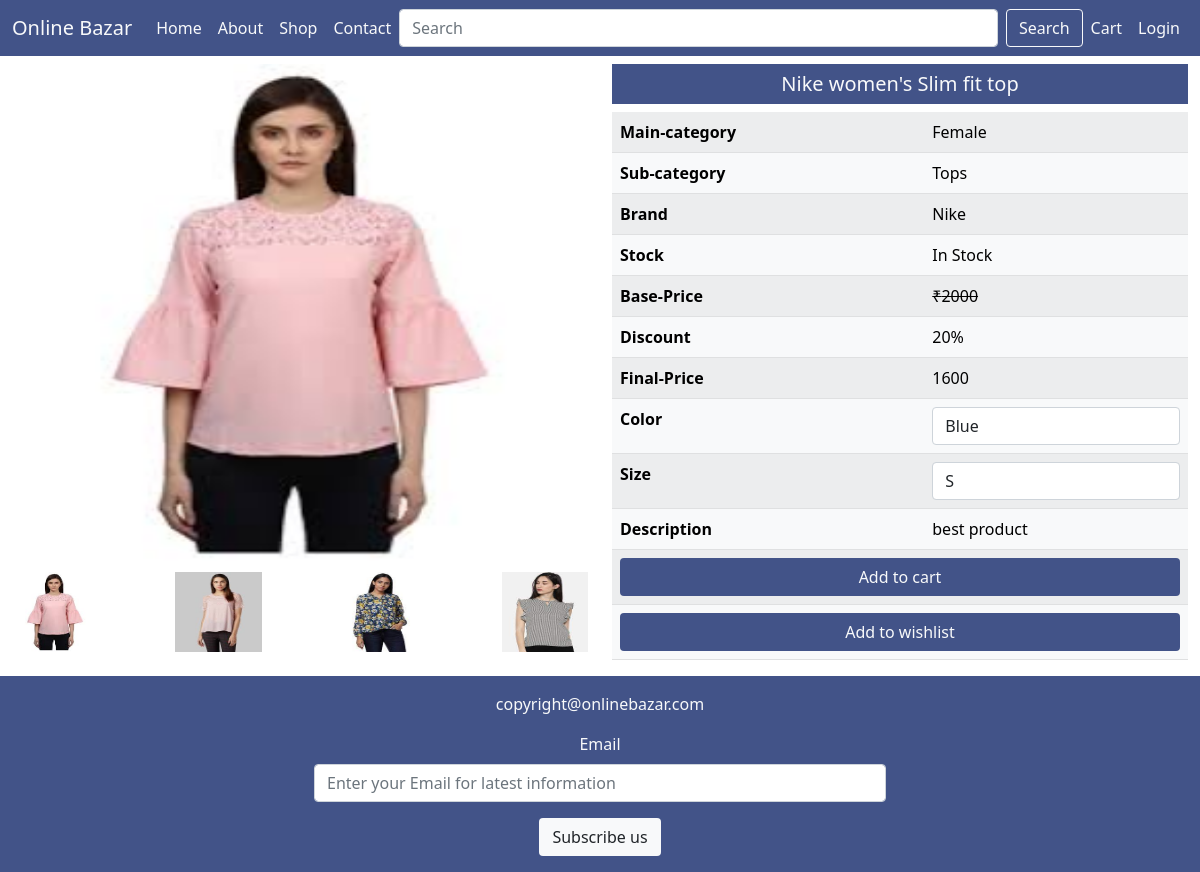
Page /single-product-page/8/ on the committed database.
### mainApp/models.py (models this page shows, shortened)
class Product(models.Model):
    id = models.AutoField(primary_key=True)
    name = models.CharField(max_length=20)
    maincategory = models.ForeignKey(Maincategory, on_delete=models.CASCADE)
    subcategory = models.ForeignKey(Subcategory, on_delete=models.CASCADE)
    brand = models.ForeignKey(Brand, on_delete=models.CASCADE)
    seller = models.ForeignKey(Seller, on_delete=models.CASCADE, default=None)
    baseprice = models.IntegerField()
    discount = models.IntegerField()
    finalprice = models.IntegerField()
    size = models.CharField(max_length=100)
    color = models.CharField(max_length=100)
    description = models.TextField()
    stock = models.CharField(max_length=20, default="In Stock")
    pic1 = models.ImageField(
        upload_to="images", default='nopic.jpg', null=True, blank=True)
    pic2 = models.ImageField(
        upload_to="images", default='nopic.jpg', null=True, blank=True)
    pic3 = models.ImageField(
        upload_to="images", default='nopic.jpg', null=True, blank=True)
    pic4 = models.ImageField(
        upload_to="images", default='nopic.jpg', null=True, blank=True)

class Maincategory(models.Model):
    id = models.AutoField(primary_key=True)
    name = models.CharField(max_length=20)
    def __str__(self):
        return self.name

class Subcategory(models.Model):
    id = models.AutoField(primary_key=True)
    name = models.CharField(max_length=20)
    def __str__(self):
        return self.name

class Brand(models.Model):
    id = models.AutoField(primary_key=True)
    name = models.CharField(max_length=20)
    def __str__(self):
        return self.name

### mainApp/views.py (the view)
# urls.py: path('single-product-page/<int:num>/',views.singleproductpage),
def singleproductpage(request, num):
    p = Product.objects.get(id=num)
    color = p.color.split(",")
    color = color[:-1]
    size = p.size.split(",")
    size = size[:-1]
    return render(request, "singleproductpage.html", {"Product": p, "Color": color, "Size": size})

### mainApp/templatetags/product.py (called while the page is built)
@register.filter('Stock')
def Stock(request,data):
    if(data=="In Stock"):
        return True
    else:
        return False

### mainApp/templates/singleproductpage.html (shortened to what this page needs)
{% extends 'index.html' %}
{% load static %}
{% load product %}
{% block body %}
<div class="container-fluid  mt-3">
    <div class="row">
        <div class="col-xxl-6 col-xl-6 col-lg-6 col-md-6 col-sm-12 col-12">
            <div id="carouselExampleFade" class="carousel slide carousel-fade" data-bs-ride="carousel">
                <div class="carousel-inner">
                    <div class="carousel-item active">
                        <img src="{{Product.pic1.url}}" height="500" class="d-block w-100">
                    </div>
                </div>
                <button class="carousel-control-prev" type="button" data-bs-target="#carouselExampleFade"
                    data-bs-slide="prev">
                    <span class="carousel-control-prev-icon" aria-hidden="true"></span>
                </button>
                <button class="carousel-control-next" type="button" data-bs-target="#carouselExampleFade"
                    data-bs-slide="next">
                    <span class="carousel-control-next-icon" aria-hidden="true"></span>
                </button>
            </div>
            <div class="mt-2 mb-2 d-flex justify-content-between">
                <img src="{{Product.pic1.url}}" height='80px' width='15%'>
                <img src="{{Product.pic2.url}}" height='80px' width='15%'>
                <img src="{{Product.pic3.url}}" height='80px' width='15%'>
                <img src="{{Product.pic4.url}}" height='80px' width='15%'>
            </div>
        </div>
        <div class="col-xxl-6 col-xl-6 col-lg-6 col-md-6 col-sm-12 col-12">
            <h5 class="background text-light text-center p-2">{{Product.name}}</h5>
            <table class="table table-light table-striped table-hover">
                <tr>
                    <th>Main-category</th>
                    <td>{{Product.maincategory}}</td>
                </tr>
                <tr>
                    <th>Sub-category</th>
                    <td>{{Product.subcategory}}</td>
                </tr>
                <tr>
                    <th>Brand</th>
                    <td>{{Product.brand}}</td>
                </tr>
                <tr>
                    <th>Stock</th>
                    <td>{{Product.stock}}</td>
                </tr>
                <tr>
                    <th>Base-Price</th>
                    <td><del>&#8377;{{Product.baseprice}}</del></td>
                </tr>
                <tr>
                    <th>Discount</th>
                    <td>{{Product.discount}}%</td>
                </tr>
                <tr>
                    <th>Final-Price</th>
                    <td>{{Product.finalprice}}</td>
                </tr>
                <form action="/add-to-cart/" method="post">
                    <tr>
                        <th>Color</th>
                        <td><select name="color" class="form-control">
                                {% for i in Color %}
                                <option value="{{i}}">{{i}}</option>
                                {% endfor %}
                            </select>
                        </td>
                    </tr>
                    <tr>
                        <th>Size</th>
                        <td><select name="size" class="form-control">
                                {% for i in Size %}
                                <option value="{{i}}">{{i}}</option>
                                {% endfor %}
                            </select>
                        </td>
                    </tr>
                    <tr>
                        <th>Description</th>
                        <td>{{Product.description}}</td>
                    </tr>
                    <tr>
                        {% if request|Stock:Product.stock %}
                        <th colspan="2"><button type="submit" class="btn background text-light w-100">Add to cart</button></th>
                        {% else %}
                        <th colspan="2"><button type="submit" disabled class="btn background text-light w-100">Add to cart</button></th>
                        {% endif %}
                    </tr>
                </form>
                <tr>
                    <th colspan="2"><a href="/add-to-wishlist/{{Product.id}}"
                            class="btn background text-light w-100">Add to wishlist</a></th>
                </tr>
            </table>
        </div>
    </div>
</div>
{% endblock %}

### mainApp/static/css/style.css (style rules this page uses)
.background { background-color: rgb(66, 83, 136); }

### rows in the picture
Product: pic1 (picture), pic2 (picture), pic3 (picture), pic4 (picture), name "Nike women's Slim fit top", maincategory "Female", subcategory "Tops", brand "Nike", stock "In Stock", baseprice "2000", discount "20", finalprice "1600", description "best product"

### other values in the picture
form field color "Blue"
form field size "S"
